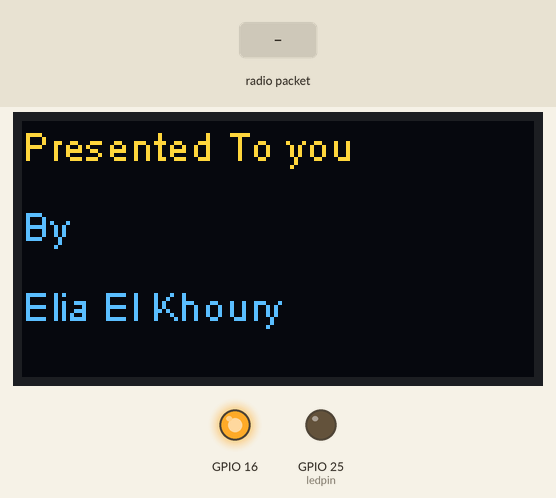
The sketch below on a simulated ESP32. Parts: 128×64 one-colour display, output pins drawn as LEDs (lit = HIGH). Inputs (shaded band) come from the test bench. The OLED is the two-colour kind (top 16 rows yellow); no radio packets arrive unless stated; what the sketch prints to the serial monitor is not drawn.

Above: at 2.7 s.
2.8 s: radio packet "1" arrives
At 4.0 s:
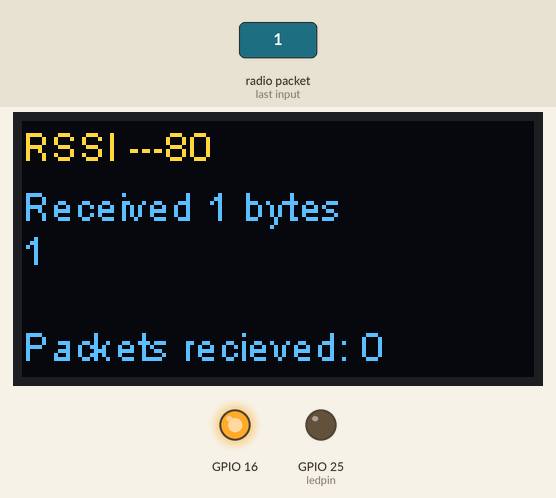
4.3 s: radio packet "0" arrives
At 5.3 s:
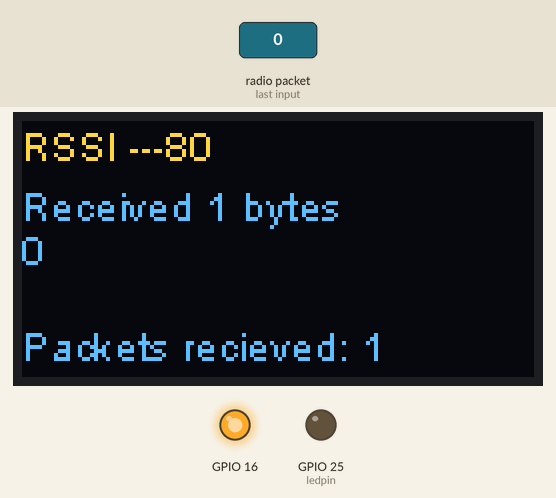
5.8 s: radio packet "2" arrives
At 6.4 s:
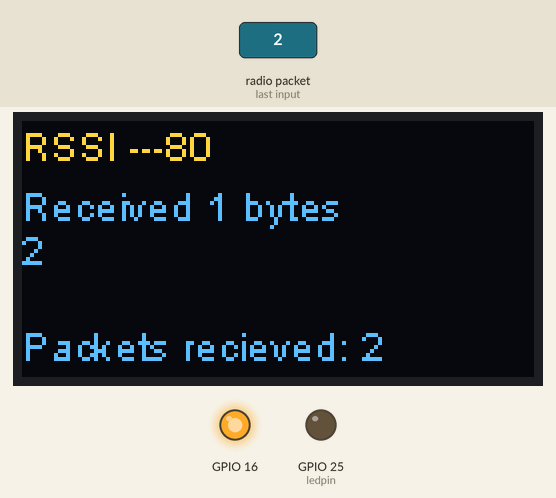
Timing chart, 0 to 8.8 s (numbered marks = the images above; inputs shaded):
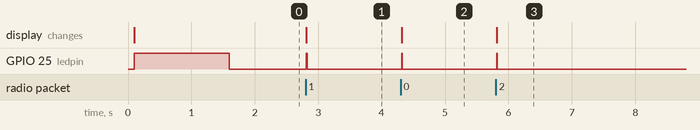

Measured:
- after the input at 2.8 s, GPIO 25 (ledpin): LOW → HIGH at once, → LOW 0.01 s later; the display: changes at once (image 1)
- after the input at 4.3 s, GPIO 25 (ledpin): LOW → HIGH at once, → LOW 0.01 s later; the display: changes at once (image 2)
- after the input at 5.8 s, GPIO 25 (ledpin): LOW → HIGH at once, → LOW 0.01 s later; the display: changes at once (image 3)

The sketch:

OLED_LoRa_Receive.ino
```cpp
#include <SPI.h>
#include <LoRa.h>
#include <Wire.h>

#include "SSD1306.h"
#include "images.h"

#define SCK     5    // GPIO5  -- SX1278's SCK
#define MISO    19   // GPIO19 -- SX1278's MISO
#define MOSI    27   // GPIO27 -- SX1278's MOSI
#define SS      18   // GPIO18 -- SX1278's CS
#define RST     14   // GPIO14 -- SX1278's RESET
#define DI0     26   // GPIO26 -- SX1278's IRQ(Interrupt Request)
#define BAND    868E6
#define ledpin 25

unsigned int counter = 0;

int sf, cr;

SSD1306 display(0x3c, 21, 22);
String rssi = "RSSI --";
String packSize = "--";
String packet ;


void loraData() {
  display.clear();
  display.setTextAlignment(TEXT_ALIGN_LEFT);
  display.setFont(ArialMT_Plain_10);
  display.drawString(0 , 15 , "Received " + packSize + " bytes");
  display.drawStringMaxWidth(0 , 26 , 128, packet);
  display.drawString(0, 0, "RSSI --" + rssi);
  display.drawString(0, 50, "Packets recieved: " + String(counter));

  display.display();
  Serial.println(rssi + "," + packet);
}

void disp(String s1, String s2, String s3) {
  display.clear();
  display.setTextAlignment(TEXT_ALIGN_LEFT);
  display.setFont(ArialMT_Plain_10);

  display.drawStringMaxWidth(0 , 26 , 128, packet);
  display.drawString(0, 0, s1);
  display.drawString(0 , 20 , s2);
  display.drawString(0, 40, s3);

  display.display();
  Serial.println(rssi);
}


void cbk(int packetSize) {
  packet = "";
  packSize = String(packetSize, DEC);
  //  Serial.println("packSize: " + packSize);
  for (int i = 0; i < packetSize; i++) {
    packet += (char) LoRa.read();
  }
  rssi = String(LoRa.packetRssi(), DEC) ;
  loraData();
}

void setup() {
  pinMode(16, OUTPUT);
  pinMode(ledpin, OUTPUT);
  digitalWrite(16, LOW);    // set GPIO16 low to reset OLED
  delay(50);
  digitalWrite(16, HIGH); // while OLED is running, must set GPIO16 in high、

  Serial.begin(115200);
  while (!Serial);
  Serial.println();
  Serial.println("LoRa Receiver Callback");
  SPI.begin(SCK, MISO, MOSI, SS);
  LoRa.setPins(SS, RST, DI0);
  if (!LoRa.begin(868E6)) {
    Serial.println("Starting LoRa failed!");
    while (1);
  }
  //LoRa.onReceive(cbk);
  LoRa.receive();
  Serial.println("init ok");
  display.init();
  display.flipScreenVertically();
  display.setFont(ArialMT_Plain_10);

  disp("Presented To you", "By", "Elia El Khoury");

  sf = 10;
  cr = 7;
  LoRa.setSpreadingFactor(sf);
  LoRa.setCodingRate4(cr);

  digitalWrite(ledpin, HIGH);

  delay(1500);
}

void loop() {

  digitalWrite(ledpin, LOW);
  int packetSize = LoRa.parsePacket();
  if (packetSize > 0) {
    cbk(packetSize);
    counter++;
    digitalWrite(ledpin, HIGH);

    delay(10);
  }
}
```

Source omitted: images.h (data table, 5377 bytes)
